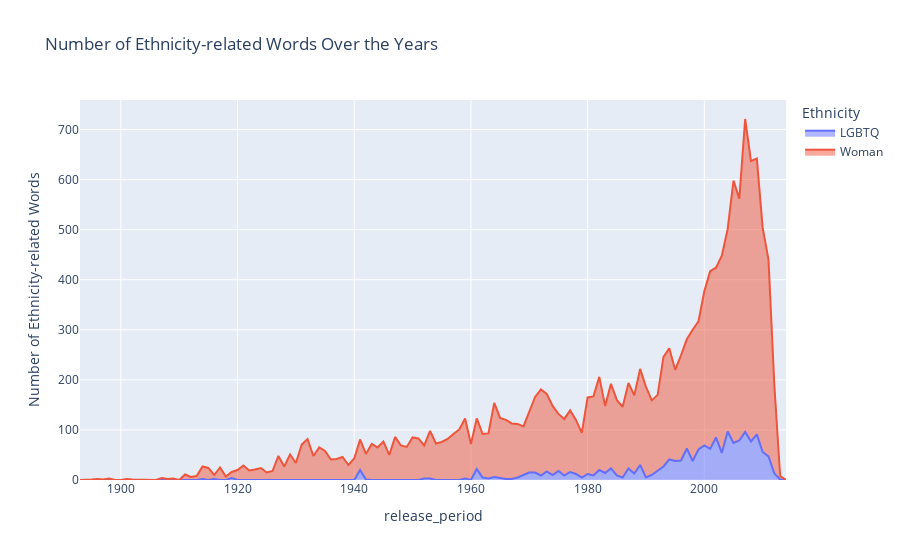

Notebook code for this chart:
### Code cell
ethnicities=['LGBTQ','Woman']
plot_occurrences(df_sum, ethmerged, ethnicities, 1)

### Figure 1 — Plotly figure (JSON) as saved in the notebook; plotly's stock layout.template omitted (floating-point values rounded to 4 significant figures)
{"data": [{"fillpattern": {"shape": ""}, "hovertemplate": "Ethnicity=LGBTQ<br>release_period=%{x}<br>Number of Ethnicity-related Words=%{y}<extra></extra>", "legendgroup": "LGBTQ", "line": {"color": "#636efa"}, "marker": {"symbol": "circle"}, "mode": "lines", "name": "LGBTQ", "orientation": "v", "showlegend": true, "stackgroup": "1", "type": "scatter", "x": [1893, 1894, 1895, 1896, 1897, 1898, 1899, 1900, 1901, 1902, 1903, 1904, 1905, 1906, 1907, 1908, 1909, 1910, 1911, 1912, 1913, 1914, 1915, 1916, 1917, 1918, 1919, 1920, 1921, 1922, 1923, 1924, 1925, 1926, 1927, 1928, 1929, 1930, 1931, 1932, 1933, 1934, 1935, 1936, 1937, 1938, 1939, 1940, 1941, 1942, 1943, 1944, 1945, 1946, 1947, 1948, 1949, 1950, 1951, 1952, 1953, 1954, 1955, 1956, 1957, 1958, 1959, 1960, 1961, 1962, 1963, 1964, 1965, 1966, 1967, 1968, 1969, 1970, 1971, 1972, 1973, 1974, 1975, 1976, 1977, 1978, 1979, 1980, 1981, 1982, 1983, 1984, 1985, 1986, 1987, 1988, 1989, 1990, 1991, 1992, 1993, 1994, 1995, 1996, 1997, 1998, 1999, 2000, 2001, 2002, 2003, 2004, 2005, 2006, 2007, 2008, 2009, 2010, 2011, 2012, 2013, 2014], "xaxis": "x", "y": [0, 0, 0, 0, 0, 0, 0, 0, 0, 0, 0, 0, 0, 0, 1, 0, 0, 0, 0, 0, 0, 2, 0, 2, 0, 0, 4, 0, 0, 0, 0, 0, 0, 0, 0, 0, 0, 0, 0, 1, 1, 0, 0, 1, 0, 1, 0, 0, 20, 1, 0, 0, 0, 0, 1, 0, 0, 0, 0, 3, 3, 0, 0, 0, 0, 0, 3, 0, 22, 5, 3, 6, 4, 2, 2, 5, 10, 15, 15, 9, 17, 10, 18, 9, 16, 12, 5, 12, 9, 20, 14, 23, 9, 5, 23, 13, 30, 5, 10, 18, 27, 41, 38, 39, 63, 38, 61, 69, 62, 85, 54, 97, 74, 79, 96, 77, 91, 56, 47, 13, 1, 0], "yaxis": "y"}, {"fillpattern": {"shape": ""}, "hovertemplate": "Ethnicity=Woman<br>release_period=%{x}<br>Number of Ethnicity-related Words=%{y}<extra></extra>", "legendgroup": "Woman", "line": {"color": "#EF553B"}, "marker": {"symbol": "circle"}, "mode": "lines", "name": "Woman", "orientation": "v", "showlegend": true, "stackgroup": "1", "type": "scatter", "x": [1893, 1894, 1895, 1896, 1897, 1898, 1899, 1900, 1901, 1902, 1903, 1904, 1905, 1906, 1907, 1908, 1909, 1910, 1911, 1912, 1913, 1914, 1915, 1916, 1917, 1918, 1919, 1920, 1921, 1922, 1923, 1924, 1925, 1926, 1927, 1928, 1929, 1930, 1931, 1932, 1933, 1934, 1935, 1936, 1937, 1938, 1939, 1940, 1941, 1942, 1943, 1944, 1945, 1946, 1947, 1948, 1949, 1950, 1951, 1952, 1953, 1954, 1955, 1956, 1957, 1958, 1959, 1960, 1961, 1962, 1963, 1964, 1965, 1966, 1967, 1968, 1969, 1970, 1971, 1972, 1973, 1974, 1975, 1976, 1977, 1978, 1979, 1980, 1981, 1982, 1983, 1984, 1985, 1986, 1987, 1988, 1989, 1990, 1991, 1992, 1993, 1994, 1995, 1996, 1997, 1998, 1999, 2000, 2001, 2002, 2003, 2004, 2005, 2006, 2007, 2008, 2009, 2010, 2011, 2012, 2013, 2014], "xaxis": "x", "y": [0, 0, 1, 2, 1, 3, 0, 0, 2, 1, 1, 0, 1, 0, 3, 2, 3, 0, 11, 6, 8, 25, 24, 8, 25, 7, 12, 20, 29, 19, 21, 24, 15, 18, 48, 27, 51, 34, 71, 81, 47, 65, 58, 40, 42, 45, 30, 43, 61, 51, 72, 65, 77, 50, 85, 69, 66, 85, 83, 66, 95, 73, 76, 82, 92, 101, 120, 72, 101, 87, 90, 148, 120, 118, 111, 107, 97, 123, 151, 172, 155, 138, 114, 113, 123, 108, 89, 153, 158, 186, 134, 169, 151, 141, 171, 156, 192, 181, 149, 152, 219, 222, 182, 210, 218, 262, 256, 308, 355, 339, 394, 404, 524, 483, 625, 560, 551, 448, 393, 177, 7, 0], "yaxis": "y"}], "layout": {"legend": {"title": {"text": "Ethnicity"}, "tracegroupgap": 0}, "title": {"text": "Number of Ethnicity-related Words Over the Years "}, "xaxis": {"anchor": "y", "domain": [0, 1], "title": {"text": "release_period"}}, "yaxis": {"anchor": "x", "domain": [0, 1], "title": {"text": "Number of Ethnicity-related Words"}}}}
